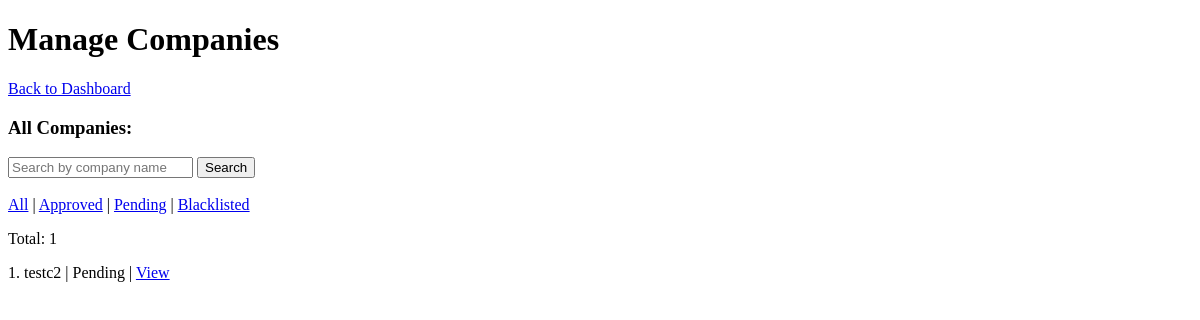
/admin/manage_companies, run on an earlier commit of the app's database.
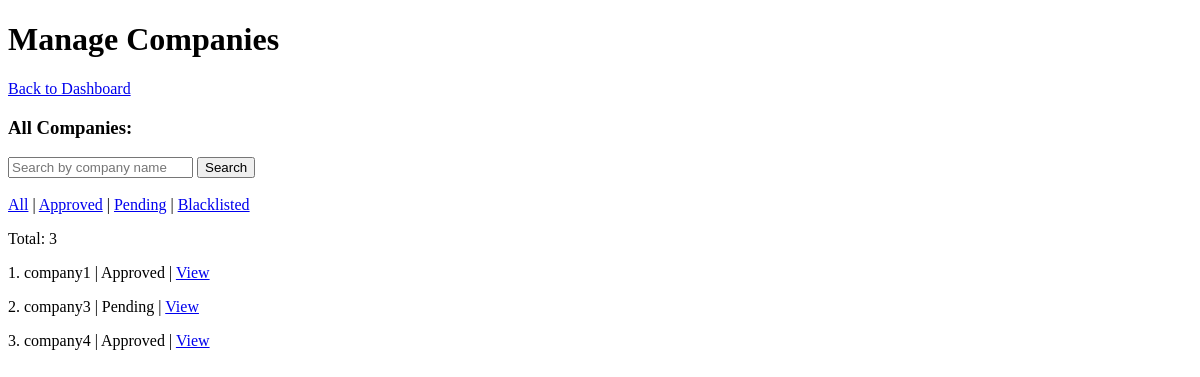
And on a later commit of the database.
### models.py (models this page shows)
class Company(db.Model):
    __tablename__ = 'companies'
    company_id = db.Column(db.Integer, primary_key=True)
    user_id = db.Column(db.Integer, db.ForeignKey('users.user_id'), unique=True)
    email = db.Column(db.String(100), db.ForeignKey('users.email'), unique=True, nullable=False)
    company_name = db.Column(db.String(100), nullable=False)
    hr_fname = db.Column(db.String(20), nullable=False)
    hr_lname = db.Column(db.String(20), nullable=False)
    hr_email = db.Column(db.String(100), nullable=False)
    website = db.Column(db.Text)
    description = db.Column(db.Text)
    logo = db.Column(db.String(200))
    approval_status = db.Column(db.Boolean, default=False)  # shortlist, waiting(applied), reject
    is_blacklisted = db.Column(db.Boolean, default=False)

### routes/admin.py (the view)
@admin.route('/manage_companies')
def manage_companies():
    q           = request.args.get('q', '').strip()
    filter_type = request.args.get('filter', 'all')
    pending = Company.query.filter_by(approval_status=False).all()
    companies_query = Company.query
    if q:
        companies_query = companies_query.filter(Company.company_name.ilike(f'%{q}%'))
    if filter_type == 'approved':
        companies_query = companies_query.filter_by(approval_status=True, is_blacklisted=False)
    elif filter_type == 'blacklisted':
        companies_query = companies_query.filter_by(is_blacklisted=True)
    elif filter_type == 'pending':
        companies_query = companies_query.filter_by(approval_status=False, is_blacklisted=False)
    companies = companies_query.all()
    return render_template('admin/manage_company.html',
        companies = companies,
        pending   = pending,
    )

### templates/admin/manage_company.html (shortened to what this page needs)
<!DOCTYPE html>
<html lang="en">
<head>
</head>
<body>
  <h1>Manage Companies</h1>
  <a href="{{ url_for('admin.dashboard') }}">Back to Dashboard</a>
  <h3>All Companies:</h3>
  <form method="GET" action="{{ url_for('admin.manage_companies') }}">
    <input type="text" name="q" placeholder="Search by company name" value="{{ request.args.get('q', '') }}">
    <button type="submit">Search</button>
  </form>
  <br>
  <a href="{{ url_for('admin.manage_companies', filter='all', q=request.args.get('q', '')) }}">All</a>
  |
  <a href="{{ url_for('admin.manage_companies', filter='approved', q=request.args.get('q', '')) }}">Approved</a>
  |
  <a href="{{ url_for('admin.manage_companies', filter='pending', q=request.args.get('q', '')) }}">Pending</a>
  |
  <a href="{{ url_for('admin.manage_companies', filter='blacklisted', q=request.args.get('q', '')) }}">Blacklisted</a>
  <p>Total: {{ companies|length }}</p>
  {% for c in companies %}
    <p>
      {{ loop.index }}. {{ c.company_name }} |
      {% if c.is_blacklisted %} Blacklisted
      {% elif c.approval_status %} Approved
      {% else %} Pending
      {% endif %}
      | <a href="{{ url_for('admin.company_detail', company_id=c.company_id) }}">View</a>
    </p>
  {% else %}
    <p>No companies found.</p>
  {% endfor %}
</body>
</html>

What changed in the data, as far as the page shows it:
changed Company: company_name "testc2" → "company1"; approval_status "Pending" → "Approved"
added Company: company_name "company3", is_blacklisted "Pending"
added Company: company_name "company4", is_blacklisted "Approved"
Also different on the page:
{{ companies|length }}: "1" → "3"
